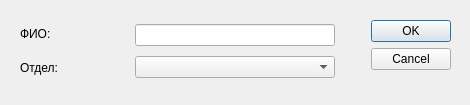
<?xml version="1.0" encoding="UTF-8"?>
<ui version="4.0">
 <class>AddRecipient</class>
 <widget class="QDialog" name="AddRecipient">
  <property name="geometry">
   <rect>
    <x>0</x>
    <y>0</y>
    <width>470</width>
    <height>105</height>
   </rect>
  </property>
  <property name="windowTitle">
   <string>4med::Добавление сотрудника</string>
  </property>
  <widget class="QWidget" name="layoutWidget">
   <property name="geometry">
    <rect>
     <x>20</x>
     <y>20</y>
     <width>431</width>
     <height>62</height>
    </rect>
   </property>
   <layout class="QHBoxLayout" name="horizontalLayout">
    <item>
     <layout class="QVBoxLayout" name="verticalLayout">
      <item>
       <widget class="QLabel" name="label">
        <property name="sizePolicy">
         <sizepolicy hsizetype="Maximum" vsizetype="Preferred">
          <horstretch>0</horstretch>
          <verstretch>0</verstretch>
         </sizepolicy>
        </property>
        <property name="text">
         <string>ФИО:</string>
        </property>
       </widget>
      </item>
      <item>
       <widget class="QLabel" name="label_2">
        <property name="text">
         <string>Отдел:</string>
        </property>
       </widget>
      </item>
     </layout>
    </item>
    <item>
     <layout class="QVBoxLayout" name="verticalLayout_2">
      <item>
       <widget class="QLineEdit" name="eFIO">
        <property name="sizePolicy">
         <sizepolicy hsizetype="Fixed" vsizetype="Fixed">
          <horstretch>0</horstretch>
          <verstretch>0</verstretch>
         </sizepolicy>
        </property>
        <property name="minimumSize">
         <size>
          <width>200</width>
          <height>0</height>
         </size>
        </property>
       </widget>
      </item>
      <item>
       <widget class="QComboBox" name="eIdDepartment">
        <property name="sizePolicy">
         <sizepolicy hsizetype="Fixed" vsizetype="Fixed">
          <horstretch>0</horstretch>
          <verstretch>0</verstretch>
         </sizepolicy>
        </property>
        <property name="minimumSize">
         <size>
          <width>200</width>
          <height>0</height>
         </size>
        </property>
       </widget>
      </item>
     </layout>
    </item>
    <item>
     <spacer name="horizontalSpacer">
      <property name="orientation">
       <enum>Qt::Horizontal</enum>
      </property>
      <property name="sizeType">
       <enum>QSizePolicy::Fixed</enum>
      </property>
      <property name="sizeHint" stdset="0">
       <size>
        <width>30</width>
        <height>20</height>
       </size>
      </property>
     </spacer>
    </item>
    <item>
     <widget class="QDialogButtonBox" name="buttonBox">
      <property name="orientation">
       <enum>Qt::Vertical</enum>
      </property>
      <property name="standardButtons">
       <set>QDialogButtonBox::Cancel|QDialogButtonBox::Ok</set>
      </property>
     </widget>
    </item>
   </layout>
  </widget>
 </widget>
 <resources/>
 <connections>
  <connection>
   <sender>buttonBox</sender>
   <signal>accepted()</signal>
   <receiver>AddRecipient</receiver>
   <slot>accept()</slot>
   <hints>
    <hint type="sourcelabel">
     <x>406</x>
     <y>50</y>
    </hint>
    <hint type="destinationlabel">
     <x>234</x>
     <y>52</y>
    </hint>
   </hints>
  </connection>
  <connection>
   <sender>buttonBox</sender>
   <signal>rejected()</signal>
   <receiver>AddRecipient</receiver>
   <slot>reject()</slot>
   <hints>
    <hint type="sourcelabel">
     <x>406</x>
     <y>50</y>
    </hint>
    <hint type="destinationlabel">
     <x>234</x>
     <y>52</y>
    </hint>
   </hints>
  </connection>
 </connections>
</ui>
